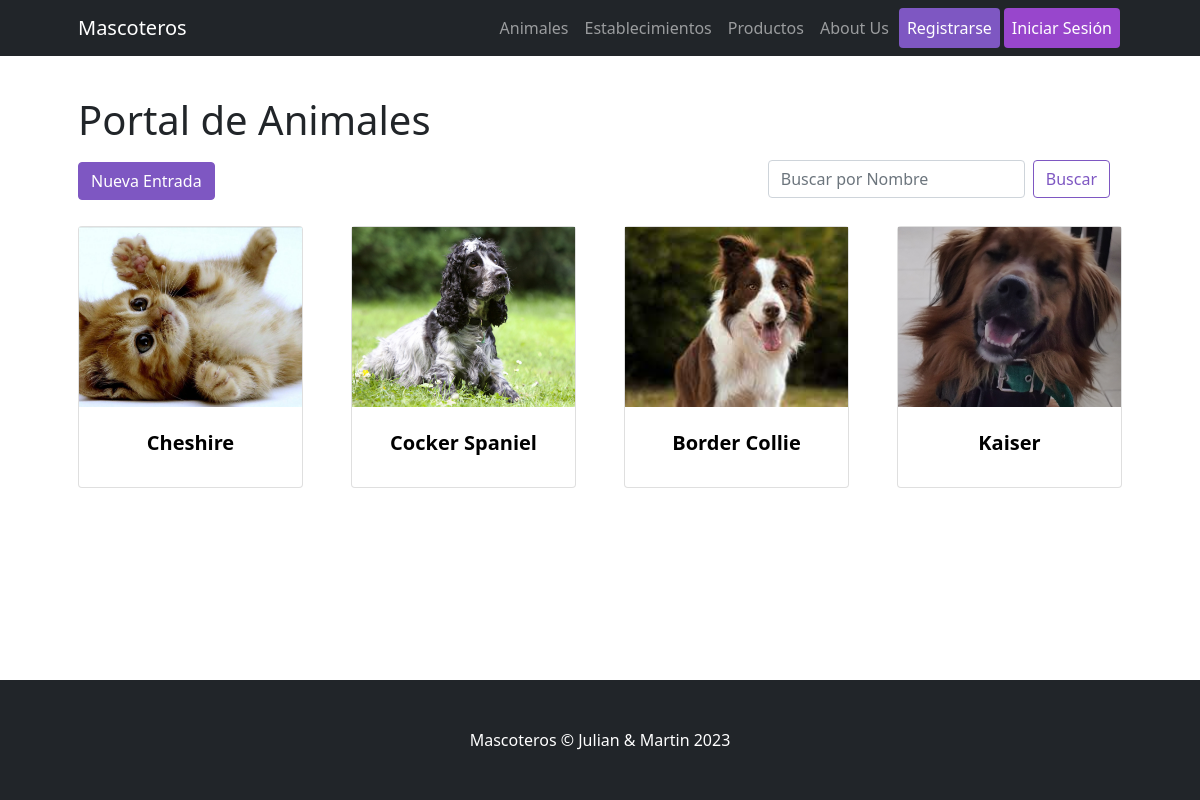
Page /Mascoteros/animal/list/ on the earlier database version.
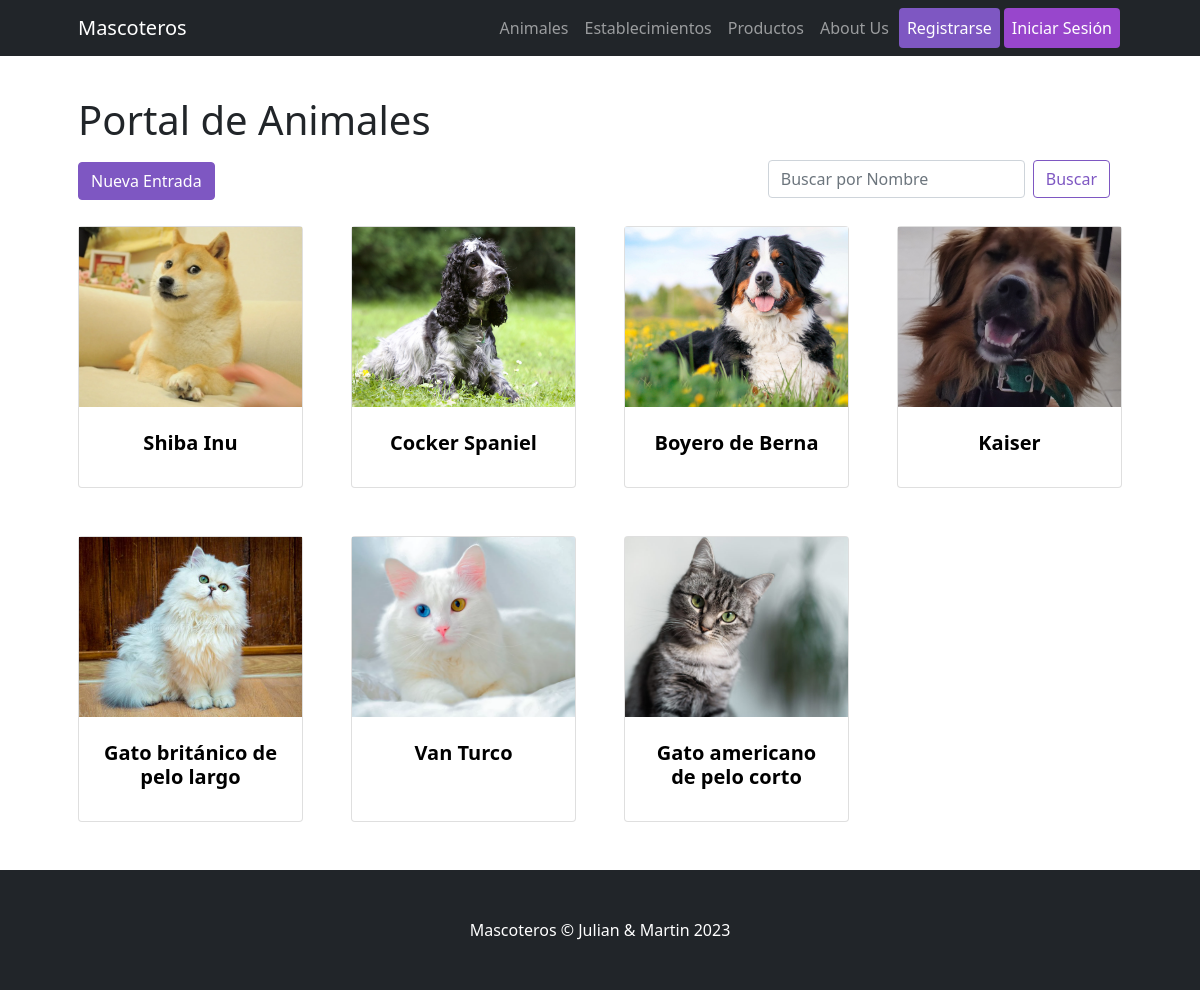
Same page on the later database version.
### Mascoteros/models.py (models this page shows)
class Animal (models.Model):
    especie      = models.CharField(max_length=64)
    nombre       = models.CharField(max_length=64)
    descripcion  = models.CharField(max_length=500)
    imagen       = models.ImageField(upload_to='images_animales')
    tamaño       = models.CharField(max_length=32)
    apto_niños   = models.BooleanField()

### Mascoteros/views.py (the view)
# urls.py: path("animal/list/", ListaAnimal.as_view(), name="AnimalesLista"),
class ListaAnimal(ListView):
    model = Animal
    template_name = "Mascoteros/animal/animal_list.html"

### Mascoteros/templates/Mascoteros/animal/animal_list.html (shortened to what this page needs)
{% extends "Mascoteros/parent.html" %}
{% load static %}
{% block contenidoDinamico %}
<h1 class="card-title">Portal de Animales </h1>
<a href="{% url 'AnimalesCrear' %}" class="btn btn-dark active float-right" role="button" aria-pressed="true">Nueva Entrada</a>
<nav class="navbar navbar-light  float-end">
    <div class="container-fluid">
      <form action="/Mascoteros/resultadoAnimales/" class="d-flex" method="GET">
        <input type="text" name="nombre" class="form-control me-2" placeholder="Buscar por Nombre">
        <button class="btn btn-outline-success" type="submit">Buscar</button>
      </form>
    </div>
</nav>
<div class="row gx-4 gx-lg-5 row-cols-2 row-cols-md-3 row-cols-xl-4 justify-content-left">
    {% for animal in object_list %}
        <div class="col mb-5">
            <a href="{% url 'AnimalesDetalle' animal.id %}">
                <div class="card h-100 zoom">
                    <img class="card-img-top-list" src="{{animal.imagen.url}}" alt="..." />
                    <div class="card-body p-4">
                        <div class="text-center">
                            <h5 class="fw-bolder">{{animal.nombre}}</h5>
                        </div>
                    </div>
                </div>
            </a>
        </div>
    {% endfor %}
</div>
{% endblock %}

### Mascoteros/templates/Mascoteros/parent.html (shortened to what this page needs)
<!DOCTYPE html>
<html lang="en">
    <head>
        {% load static %}
        <link href="{% static 'Mascoteros/css/styles.css' %}" rel="stylesheet" />
        <link rel="stylesheet" href="https://cdnjs.cloudflare.com/ajax/libs/font-awesome/4.7.0/css/font-awesome.min.css">
    </head>
    <body class="d-flex flex-column min-vh-100">
        <nav class="navbar navbar-expand-lg navbar-dark bg-dark fixed-top">
            <div class="container px-5">
                <a class="navbar-brand" href="{% url 'Home' %}">Mascoteros</a>
                <div class="collapse navbar-collapse" id="navbarSupportedContent">
                    <ul class="navbar-nav ms-auto mb-2 mb-lg-0">
                        <ul class="navbar-nav me-auto mb-2 mb-lg-0 ms-lg-4">
                            <li class="nav-item"><a class="nav-link" href="{% url 'AnimalesLista' %}">Animales</a></li>
                            <li class="nav-item"><a class="nav-link" href="{% url 'EstablecimientosLista' %}">Establecimientos</a></li>
                            <li class="nav-item"><a class="nav-link" href="{% url 'ProductosLista' %}">Productos</a></li>
                            <li class="nav-item"><a class="nav-link" href="{% url 'About' %}">About Us</a></li>
                            {% if not user.is_authenticated %}
                            <li class="nav-item"><a class="nav-link active rounded" aria-current="page"  href="{% url 'Register' %}">Registrarse</a></li>
                            <li class="nav-item"><a class="nav-link active-2 rounded" aria-current="page" href="{% url 'Login' %}">Iniciar Sesión</a></li>
                            {% endif %}
                    </ul>
                </div>
            </div>
        </nav>
        <div class="container px- px-lg-5">
            {% block contenidoDinamico %}
            {% endblock %}
        </div>
        <footer class="py-5 bg-dark mt-auto">
            <div class="container"><p class="m-0 text-center text-white">Mascoteros &copy; Julian & Martin 2023</p></div>
        </footer>
    </body>
</html>

Differences in the rows shown:
removed Animal: imagen (picture), nombre "Cheshire"
added Animal: imagen (picture), nombre "Shiba Inu"
changed Animal: imagen: a different picture; nombre "Border Collie" → "Boyero de Berna"
added Animal: imagen (picture), nombre "Gato británico de pelo largo"
added Animal: imagen (picture), nombre "Van Turco"
added Animal: imagen (picture), nombre "Gato americano de pelo corto"
